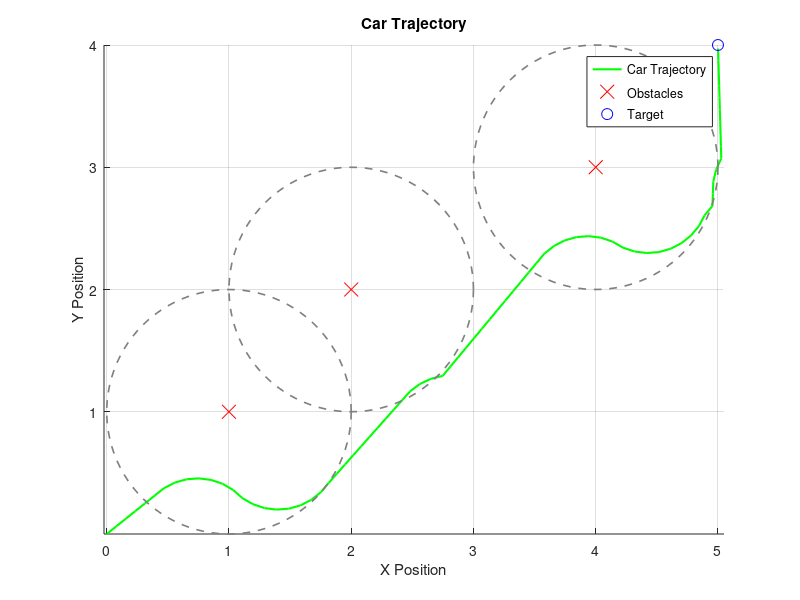

This chart was generated by the following MATLAB code:
% 初始化参数
d_safe = 2;     % 安全距离
gamma = 0.2;      % 控制参数 γ
delta = 0.8;      % 控制参数 δ
v = 1;          % 线速度 (保持常数)
u_max = 2;    % 角速度的最大值
v_star = gamma * delta;
R = v/u_max;

% 封装障碍物信息
num_obstacles = 3;  % 障碍物数量
boundary = struct('x', [], 'y', []);
boundary(1:num_obstacles) = struct('x', 0, 'y', 0);
boundary(1).x = 1; boundary(1).y = 1;
boundary(2).x = 2; boundary(2).y = 2;
boundary(3).x = 4; boundary(3).y = 3;

% 小车的初始位置和方向
x = 0;          % 初始 x 位置
y = 0;          % 初始 y 位置
theta = 0;      % 初始方向角

target_position = [5, 4];  % 目标位 T (x, y)


% 仿真参数
dt = 0.1;       % 时间步长
t_max = 20;     % 仿真总时间
num_steps = t_max / dt;

% 初始化轨迹记录
x_history = zeros(num_steps, 1);
y_history = zeros(num_steps, 1);

% 记录初始位置
x_history(1) = x;
y_history(1) = y;

% 记录小车位置和距离信息
x_history = zeros(num_steps, 1);
y_history = zeros(num_steps, 1);
distances_history = zeros(num_steps, num_obstacles);  % 初始化障碍物距离矩阵

prev_d_t = inf;  % 初始化前一步的最小距离

% 仿真循环
for i = 2:num_steps
    % 判断是否精确到达目标
    if abs(x - target_position(1)) <= 0.05 && abs(y - target_position(2)) <= 0.05
        x_history(i:end) = x;
        y_history(i:end) = y;
        break;
    else
        % 计算到每个障碍物的距离
        for b = 1:num_obstacles
            distances_history(i, b) = sqrt((x - boundary(b).x)^2 + (y - boundary(b).y)^2);
        end
        
        % 获取到最近障碍物的最小距离
        [d_t, closest_idx] = min(distances_history(i, :));
        distance_to_target = sqrt((x - target_position(1))^2 + (y - target_position(2))^2);
        fprintf('Step %d: Closest obstacle is #%d with distance d_t = %.2f, Distance to target = %.2f\n', ...
        i, closest_idx, d_t, distance_to_target);
        % 判断是否可以直线前往目标
        if d_t > d_safe - 1
            u = 0;
            % 直线前往目标
            theta_to_target = atan2(target_position(2) - y, target_position(1) - x);  % 朝向目标的方向角
            x = x + v * cos(theta_to_target) * dt;
            y = y + v * sin(theta_to_target) * dt;
            theta = theta_to_target;  % 更新方向角
            fprintf('Step %d: Decision - Straight to Target\n', i);

        else
            % 启用避障控制（滑模控制律）
            z = d_t - d_safe;
            % 计算距离变化率 d_t_dot
            if i > 1
                d_t_dot = (d_t - prev_d_t) / dt;  % 距离变化率
            else
                d_t_dot = 0;  % 初始时刻的变化率为0
            end
            prev_d_t = d_t;
            if abs(z) > delta
                chi_z = v_star * sign(z);
            else
                chi_z = gamma * z;
            end
            u = u_max * sign(d_t_dot + chi_z);  % 控制角速度
            % 更新小车状态（运动学模型）
            x = x + v * cos(theta) * dt;
            y = y + v * sin(theta) * dt;
            theta = theta + u * dt;
            fprintf('Step %d: Decision - Obstacle Avoidance\n', i);

        end
    % 保存当前状态
    x_history(i) = x;
    y_history(i) = y;
    end 
end

% 初始化轨迹长度
trajectory_length = 0;

% 遍历每一步，计算相邻位置之间的距离
for i = 2:num_steps
    % 如果后续点没有更新（说明仿真已停止），则退出循环
    if x_history(i) == 0 && y_history(i) == 0
        break;
    end
    % 计算相邻点之间的欧几里得距离
    dx = x_history(i) - x_history(i-1);
    dy = y_history(i) - y_history(i-1);
    trajectory_length = trajectory_length + sqrt(dx^2 + dy^2);
end

% 输出轨迹长度
fprintf('Estimated Trajectory Length: %.4f units\n', trajectory_length);



figure; % 创建一个新的图形窗口
hold on; % 开启保持模式
plot(x_history, y_history, 'g-', 'LineWidth', 1.5, 'DisplayName', 'Car Trajectory'); % 绘制小车轨迹
scatter([boundary.x], [boundary.y], 100, 'r', 'x', 'DisplayName', 'Obstacles'); % 绘制障碍物
plot(target_position(1), target_position(2), 'bo', 'MarkerSize', 8, 'DisplayName', 'Target'); % 绘制目标点

% 绘制以障碍物为圆心的虚线圆
theta = linspace(0, 2*pi, 100); % 用于绘制圆的角度
for b = 1:num_obstacles
    x_circle = boundary(b).x + (d_safe-1) * cos(theta); % 计算圆的 x 坐标
    y_circle = boundary(b).y + (d_safe-1) * sin(theta); % 计算圆的 y 坐标
    plot(x_circle, y_circle, '--', 'Color', [0.5, 0.5, 0.5], 'LineWidth', 1.2); % 绘制虚线圆
end

% 图形标题和坐标轴标签
title('Car Trajectory');
xlabel('X Position');
ylabel('Y Position');

% 添加图例
legend('Car Trajectory', 'Obstacles', 'Target', 'Location', 'best'); % 指定需要显示的图例
grid on; % 显示网格
axis equal; % 设置坐标轴比例相等
hold off; % 关闭保持模式
